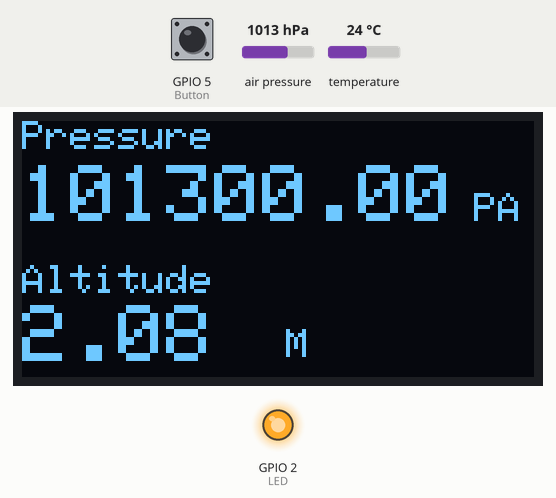
The sketch below on a simulated ESP32. On the bench: 128×64 one-colour display, output pins drawn as LEDs (lit = HIGH). The test bench sets the inputs (shaded band); at power-on: GPIO 5 (Button) LOW, air pressure 1013 hPa, temperature 24 °C. WiFi joins after 1.5 s; servers stay silent unless stated; network time is answered at once with the bench clock; the local clock reads 2024-03-15 10:24:30 at power-on unless the sketch sets it; what the sketch prints to the serial monitor is not drawn.

Above: at 2.7 s.
2.8 s: GPIO 5 (Button) pulled HIGH for 1 s
At 3.77 s:
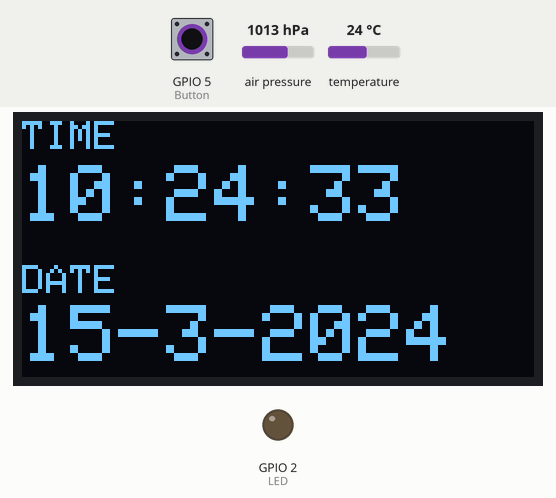
8.0 s: air pressure set to 952 hPa
At 8.8 s:
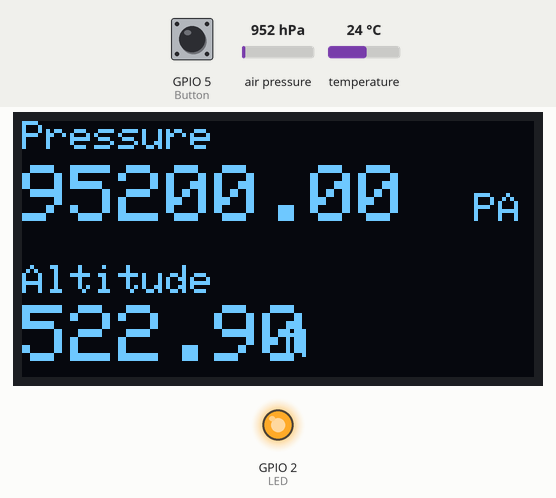
9.5 s: GPIO 5 (Button) pulled HIGH for 0.65 s
At 10.9 s:
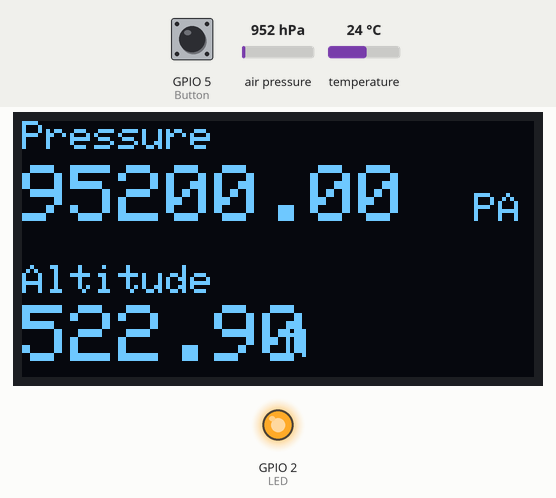
11.6 s: air pressure set to 975 hPa
At 12.8 s:
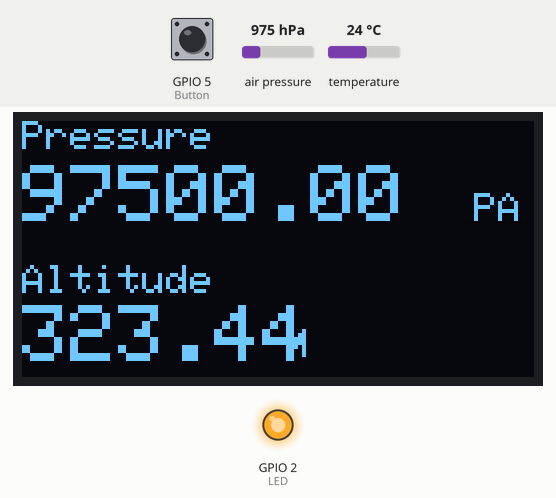
13.7 s: air pressure set to 1000 hPa
At 14.8 s:
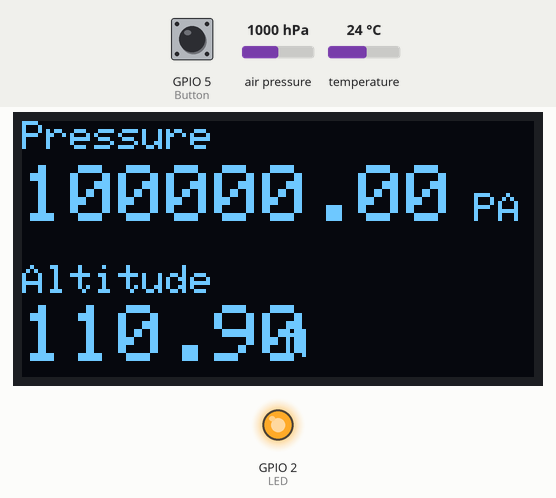
Timing chart, 0 to 16.7 s (numbered marks = the images above; inputs shaded):
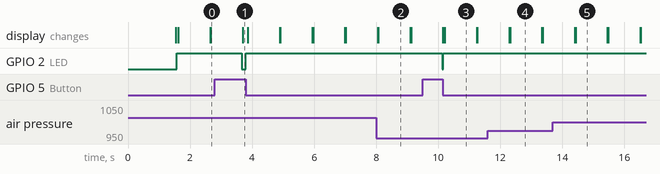

Measured:
- after the input at 2.8 s, GPIO 2 (LED): HIGH → LOW after 0.87 s, → HIGH 0.13 s later; the display: changes after 0.90 s (image 1)
- after the input at 8.0 s, the display: first changes after 0.05 s (image 2 shows a later state)
- after the input at 9.5 s, GPIO 2 (LED): HIGH → LOW after 0.63 s, → HIGH 0.03 s later; the display: first changes after 0.65 s (image 3 shows a later state)
- after the input at 11.6 s, the display: first changes after 0.69 s (image 4 shows a later state)
- after the input at 13.7 s, the display: first changes after 0.70 s (image 5 shows a later state)
- what the display in image 2 shows lasts 1.0 s, from 8.1 s to 9.1 s

The sketch:

testt.ino
```cpp
#include <WiFi.h>
#include <Wire.h>
#include "time.h"
#include <NTPClient.h>
#include <WiFiUdp.h>
#include <Adafruit_BMP280.h>
#include <Adafruit_GFX.h>
#include <Adafruit_SSD1306.h>

#define BMP_SDA 21
#define BMP_SCL 22
#define SCREEN_WIDTH 128
#define SCREEN_HEIGHT 64

#define LED 2
#define Button 5

const char* ssid     = "Zeno_Modiff";
const char* password = "UFMTRBRR";

Adafruit_SSD1306 display(SCREEN_WIDTH, SCREEN_HEIGHT, &Wire, -1);
Adafruit_BMP280 bmp280;
WiFiClient client;
WiFiUDP ntpUDP;
NTPClient timeClient(ntpUDP, "pool.ntp.org");

String weekDays[7]={"Sunday", "Monday", "Tuesday", "Wednesday", "Thursday", "Friday", "Saturday"};
String months[12]={"January", "February", "March", "April", "May", "June", "July", "August", "September", "October", "November", "December"};

void setup()
{
  Serial.begin(115200);
  WiFi.mode(WIFI_STA);
  WiFi.begin(ssid, password);

  while (WiFi.status() != WL_CONNECTED) {
  delay(500);
  Serial.print(".");
  }
  Serial.println("");
  Serial.println("IP address: ");
  Serial.println(WiFi.localIP());
  timeClient.begin();
  timeClient.setTimeOffset(19786);

  pinMode(LED, OUTPUT);
  pinMode(Button, INPUT);

 if(!display.begin(SSD1306_SWITCHCAPVCC, 0x3C)) {
 Serial.println(F("SSD1306 allocation failed"));
 for(;;);
  }

  boolean status = bmp280.begin(0x76);
  if (!status) {
    Serial.println("Not connected");
  }
}
void loop() {

  int ButtonState = digitalRead(Button);

  timeClient.update();
  unsigned long epochTime = timeClient.getEpochTime();
  String formattedTime = timeClient.getFormattedTime();
  int currentHour = timeClient.getHours();
  int currentMinute = timeClient.getMinutes();
  int currentSecond = timeClient.getSeconds();
  String weekDay = weekDays[timeClient.getDay()];
  struct tm *ptm = gmtime ((time_t *)&epochTime);
  int monthDay = ptm->tm_mday;
  int currentMonth = ptm->tm_mon+1;
  int currentYear = ptm->tm_year+1900;
  String currentDate = String(monthDay) + "-" + String(currentMonth) + "-" + String(currentYear);
  String currentMonthName = months[currentMonth-1];
  String currentTime = String(currentHour) + ":" + String(currentMinute) + ":" + String(currentSecond);
  String currentMonthnameyear = String(currentMonthName) + "-" + String(currentYear);

  if(ButtonState == HIGH)
  {

  digitalWrite(LED,LOW);

  display.clearDisplay();
  display.setTextSize(1);
  display.setTextColor(WHITE);
  display.setCursor(0, 0);
  display.println("TIME");
  display.setTextSize(2);
  display.setTextColor(WHITE);
  display.setCursor(0, 11);
  display.println(currentTime);

  display.setTextSize(1);
  display.setTextColor(WHITE);
  display.setCursor(0, 36);
  display.println("DATE");
  display.setTextSize(2);
  display.setTextColor(WHITE);
  display.setCursor(0, 46);
  display.println(currentDate);
  display.display();

  }
  else
  {
  float temp = bmp280.readTemperature();
  float pres = (bmp280.readPressure());
  float alti =  (bmp280.readAltitude(1013.25));

  digitalWrite(LED,HIGH);

  display.clearDisplay();
  display.setTextSize(1);
  display.setTextColor(WHITE);
  display.setCursor(0, 0);
  display.println("Pressure");
  display.setTextSize(2);
  display.setTextColor(WHITE);
  display.setCursor(0, 11);
  display.println(pres);
  display.setTextSize(1);
  display.setCursor(107, 18);
  display.println(" PA");
  display.display();

  display.setTextSize(1);
  display.setTextColor(WHITE);
  display.setCursor(0, 36);
  display.println("Altitude");
  display.setTextSize(2);
  display.setTextColor(WHITE);
  display.setCursor(0, 46);
  display.println(alti);
  display.setTextSize(1);
  display.setCursor(60, 52);
  display.println(" M");
  display.display();

  delay(1000);
  }
}
```
